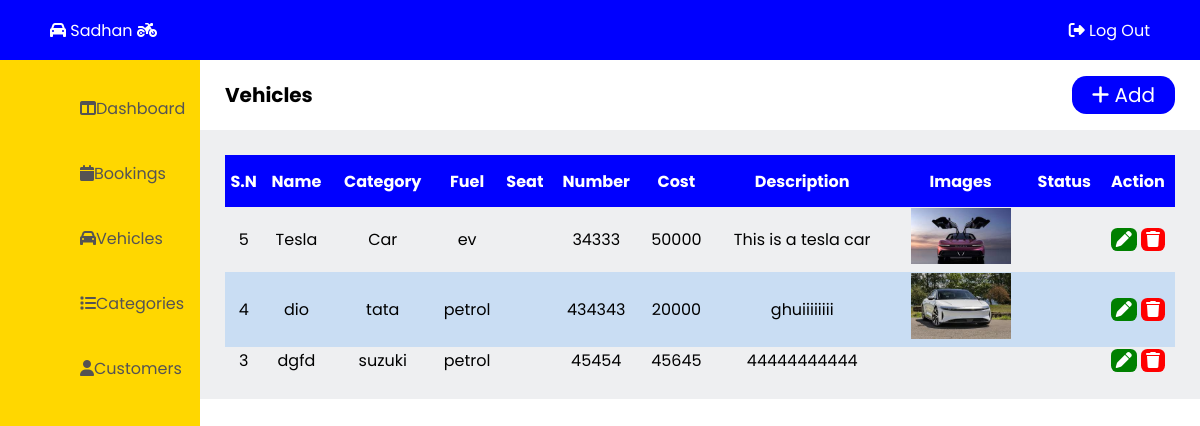
Before: /admin/vehicles.php with the older database file.
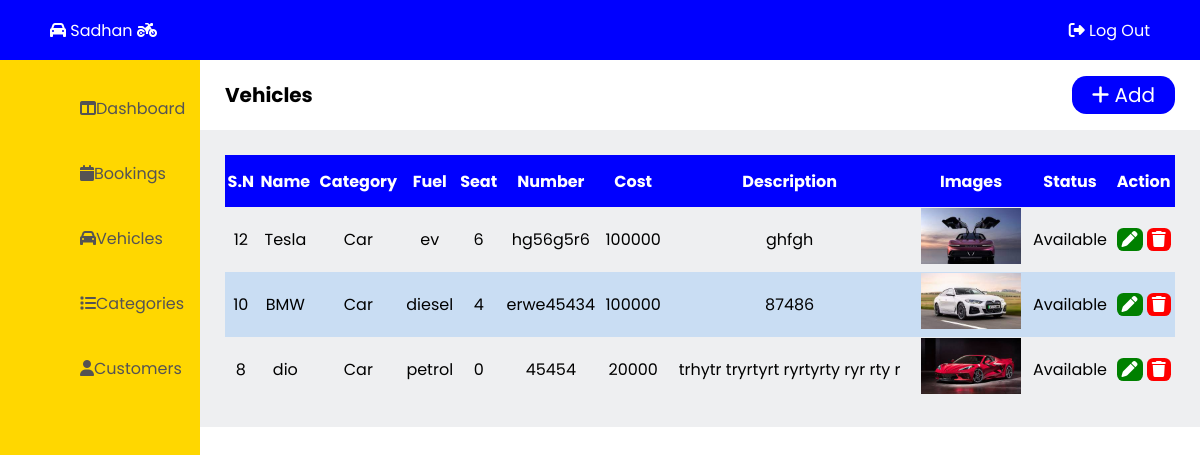
After: the same page with the newer database file.
### tables this page shows
CREATE TABLE `vehicles` (
  `v_id` int(11) NOT NULL,
  `v_name` varchar(50) NOT NULL,
  `v_type` varchar(50) NOT NULL,
  `v_fuel` varchar(20) NOT NULL,
  `v_seat` int(100) NOT NULL,
  `v_number` varchar(30) DEFAULT NULL,
  `v_cost` int(20) NOT NULL,
  `v_image1` varchar(500) NOT NULL,
  `v_image2` varchar(500) NOT NULL,
  `v_image3` varchar(500) NOT NULL,
  `v_description` varchar(200) NOT NULL,
  `v_status` varchar(20) NOT NULL
);

### admin/vehicles.php (the view, shortened to what this page needs)
<!DOCTYPE html>
<html lang="en">
<head>
  <link rel="stylesheet" href="admin-css\admin-style.css"/>
</head>
<body>
  <?php
    include "admin-container\admin-header.php";
  ?>
  <?php
    include "admin-container\admin-leftbar.php";
  ?>
  <main class="main">
    <section class="title">
      <p>Vehicles</p>
      <div class="add-btn">
        <a href="add-vehicles.php"><i class="fa-solid fa-plus"></i> Add</a>
      </div>
    </section>
    <div class="vehicle-table">
      <table>
        <tr>
          <th>S.N</th>
          <th>Name</th>
          <th>Category</th>
          <th>Fuel</th>
          <th>Seat</th>
          <th>Number</th>
          <th>Cost</th>
          <th>Description</th>
          <th>Images</th>
          <th>Status</th>
          <th>Action</th>
        </tr>
<?php
    $qry = "SELECT * FROM vehicles ORDER BY v_id DESC";
    include 'admin-container/db_connection.php';
    $result = mysqli_query($con, $qry);
?>
        <?php while($row = mysqli_fetch_assoc($result)){  ?>
          <tr>
            <td><?php echo $row['v_id'];?></td>
            <td><?php echo $row['v_name'];?></td>
            <td><?php echo $row['v_type'];?></td>
            <td><?php echo $row['v_fuel'];?></td>
            <td><?php echo $row['v_seat'];?></td>
            <td><?php echo $row['v_number'];?></td>
            <td><?php echo $row['v_cost'];?></td>
            <td><?php echo $row['v_description'];?></td>
            <td><img src="../images/<?php echo $row['v_image1'];?>" alt="" style="width:100px"></td>
            <td><?php echo $row['v_status'];?></td>
            <td>
              <a href="edit-vehicle.php?v_id=<?php echo $row['v_id'];?>" class="confirm"><i class="fa-solid fa-pen"></i></a>
              <a href="vehicles.php?v_id=<?php echo $row['v_id'];?>" name="delete" class="delete" onclick="return confirm('Are you sure to delete?')"><i class="fa-solid fa-trash"></i></a>
            </td>
          </tr>
        <?php } ?>
      </table>
    </div>
  </main>
</body>
</html>

### admin/admin-container/admin-header.php
<header class="header">
    <a href="..\home.php" class="logo"><i class="fa-solid fa-car"></i> Sadhan <i class="fa-solid fa-motorcycle"></i></a>
    <div class="admin-header-btn">
        <a href="admin-logout.php" class="admin-logout" onclick="return confirm('Are you sure to log out?')"><i class="fa-solid fa-right-from-bracket"></i> Log Out </a>
    </div>
</header>

### admin/admin-container/admin-leftbar.php
<section class="leftbar">
    <div class="leftbar-menu">
    <nav>
      <ul class="nav-item">
        <li><a href="dashboard.php" class="nav-item"><i class="fa-solid fa-table-columns"></i> Dashboard</a></li>
        <li><a href="bookings.php" class="nav-item"><i class="fa-solid fa-calendar"></i> Bookings</a></li>
        <li><a href="vehicles.php" class="nav-item"><i class="fa-solid fa-car"></i> Vehicles</a></li>
        <li><a href="categories.php" class="nav-item"><i class="fa-solid fa-list"></i> Categories</a></li>
        <li><a href="customers.php" class="nav-item"><i class="fa-solid fa-user"></i> Customers</a></li>
      </ul>
    </nav>
    </div>
</section>

### admin/admin-css/admin-style.css (style rules this page uses)
body { list-style: none; text-decoration: none; margin: 0; padding: 0; height: 100vh; display: grid; grid-template-columns: 200px 1fr; grid-template-rows: 60px 1fr; font-family: 'Poppins', sans-serif; }
.header { background-color: blue; grid-column: 1 / 3; grid-row: 1 / 2; }
.leftbar { background-color: gold; grid-column: 1 / 2; grid-row: 2 / 3; }
.title { padding-left: 25px; padding-right: 25px; font-size: 20px; display: flex; align-items: center; }
.title p { font-weight: bold; }
.title a { text-decoration: none; color: rgb(255, 255, 255); background-color: blue; padding: 5px 20px; border-radius: 0.9rem; justify-content: space-between; }
.add-btn { position: absolute; right: 0; padding-right: 25px; }
header { top: 0; right: 0; display: flex; align-items: center; justify-content: space-between; padding-left: 30px; padding-right: 30px; }
.header a { padding: 10px 20px; text-decoration: none; color: white; }
.admin-header-btn .admin-logout { color: #fff; border-radius: 0.9rem; }
.leftbar-menu nav { overflow: hidden; }
.leftbar-menu li { text-decoration: none; list-style: none; }
.leftbar-menu a { position: relative; color: rgb(85, 83, 83); font-size: 16px; display: table; width: 150px; text-decoration: none; list-style: none; padding: 20px; border-radius: 0.9rem; }
.nav-item { position: relative; margin-left: 10px; }
.booking-table, .vehicle-table, .customer-table, .category-table { padding: 25px; background-color: #eeeff1; }
table { width: 100%; border-collapse: collapse; }
th { height: 50px; background-color: blue; color: white; }
td { text-align: center; }
td a { text-decoration: none; color: rgb(255, 255, 255); padding-left: 5px; padding-right: 5px; border-radius: 0.4rem; }
.confirm, .edit { background-color: green; }
.cancel, .delete { background-color: red; }
tr:nth-child(odd) { background-color: rgba(0, 119, 255, 0.158); }

Changed rows visible on the page:
removed vehicles: v_id "5", v_name "Tesla", v_type "Car", v_fuel "ev", v_number "34333", v_cost "50000", v_description "This is a tesla car", v_image1 (picture)
removed vehicles: v_id "4", v_name "dio", v_type "tata", v_fuel "petrol", v_number "434343", v_cost "20000", v_description "ghuiiiiiiii", v_image1 (picture)
removed vehicles: v_id "3", v_name "dgfd", v_type "suzuki", v_fuel "petrol", v_number "45454", v_cost "45645", v_description "44444444444"
added vehicles: v_id "12", v_name "Tesla", v_type "Car", v_fuel "ev", v_seat "6", v_number "hg56g5r6", v_cost "100000", v_description "ghfgh", v_image1 (picture), v_status "Available"
added vehicles: v_id "10", v_name "BMW", v_type "Car", v_fuel "diesel", v_seat "4", v_number "erwe45434", v_cost "100000", v_description "87486", v_image1 (picture), v_status "Available"
added vehicles: v_id "8", v_name "dio", v_type "Car", v_fuel "petrol", v_seat "0", v_number "45454", v_cost "20000", v_description "trhytr tryrtyrt ryrtyrty ryr rty r", v_image1 (picture), v_status "Available"
